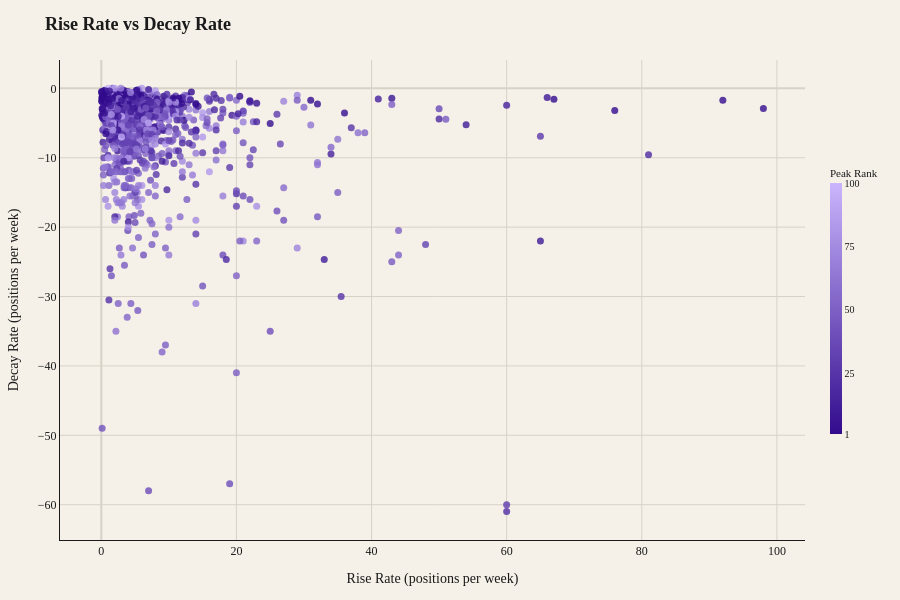

Notebook source saved alongside this figure:
### Code cell
fig = go.Figure()

fig.add_trace(go.Scatter(
    x=both_df['rise_rate'],
    y=both_df['decay_rate'],
    mode='markers',
    marker=dict(
        size=7,
        color=both_df['peak_rank'],
        colorscale=[
            [0.0,  '#320b8d'],
            [1.0,  "#cab6fd"],
        ],
        colorbar=dict(
            title=dict(text="Peak Rank", font=dict(size=11, color="#1a1a1a")),
            tickvals=[1, 25, 50, 75, 100],
            ticktext=["1", "25", "50", "75", "100"],
            tickfont=dict(size=10, color="#1a1a1a"),
            thickness=12,
            len=0.6,
            outlinewidth=0,
        ),
        cmin=1,
        cmax=100,
        line=dict(width=0),
        opacity=0.8,
    ),
    customdata=both_df[['title', 'artist', 'debut_rank', 'peak_rank', 'end_rank', 'peak_week', 'post_peak_length', 'end_week']].values,
    hovertemplate=(
        "<b>%{customdata[0]}</b><br>"
        "%{customdata[1]}<br>"
        "<br>"
        "Rise Rate: %{x:.1f}<br>"
        "Decay Rate: %{y:.1f}<br>"
        "<br>"
        "Debut: #%{customdata[2]:.0f}<br>"
        "Peak: #%{customdata[3]:.0f} (week %{customdata[5]:.0f})<br>"
        "End: #%{customdata[4]:.0f} (week %{customdata[7]:.0f})<br>"
        "<extra></extra>"
    ),
))


fig.update_layout(
    title=dict(
        text=f"<b>Rise Rate vs Decay Rate</b>",
        font=dict(family="Playfair Display, serif", size=18, color="#1a1a1a"),
    ),
    plot_bgcolor="#f5f0e8",
    paper_bgcolor="#f5f0e8",
    font=dict(family="Playfair Display, serif", color="#1a1a1a"),
    xaxis=dict(
        title="Rise Rate (positions per week)",
        gridcolor="#d8d2c6",
        linecolor="#1a1a1a",
        zerolinecolor="#d8d2c6",
    ),
    yaxis=dict(
        title="Decay Rate (positions per week)",
        gridcolor="#d8d2c6",
        linecolor="#1a1a1a",
        zerolinecolor="#d8d2c6",
    ),
    hoverlabel=dict(
        bgcolor="#1a1a1a",
        bordercolor="#1a1a1a",
        font=dict(family="Source Sans 3, sans-serif", size=11, color="#f5f0e8"),
    ),
    width=900,
    height=600,
    margin=dict(t=60, r=20, b=60, l=60),
)

### Figure 1 — Plotly figure (JSON) as saved in the notebook; plotly's stock layout.template omitted (floating-point values rounded to 4 significant figures; data arrays with more than 128 entries replaced by an {"elided": "..."} marker saying what was removed)
{"data": [{"customdata": {"elided": "1179x8 mixed values"}, "hovertemplate": "<b>%{customdata[0]}</b><br>%{customdata[1]}<br><br>Rise Rate: %{x:.1f}<br>Decay Rate: %{y:.1f}<br><br>Debut: #%{customdata[2]:.0f}<br>Peak: #%{customdata[3]:.0f} (week %{customdata[5]:.0f})<br>End: #%{customdata[4]:.0f} (week %{customdata[7]:.0f})<br><extra></extra>", "marker": {"cmax": 100, "cmin": 1, "color": {"elided": "1179 float values"}, "colorbar": {"len": 0.6, "outlinewidth": 0, "thickness": 12, "tickfont": {"color": "#1a1a1a", "size": 10}, "ticktext": ["1", "25", "50", "75", "100"], "tickvals": [1, 25, 50, 75, 100], "title": {"font": {"color": "#1a1a1a", "size": 11}, "text": "Peak Rank"}}, "colorscale": [[0, "#320b8d"], [1, "#cab6fd"]], "line": {"width": 0}, "opacity": 0.8, "size": 7}, "mode": "markers", "type": "scatter", "x": {"elided": "1179 float values"}, "y": {"elided": "1179 float values"}}], "layout": {"font": {"color": "#1a1a1a", "family": "Playfair Display, serif"}, "height": 600, "hoverlabel": {"bgcolor": "#1a1a1a", "bordercolor": "#1a1a1a", "font": {"color": "#f5f0e8", "family": "Source Sans 3, sans-serif", "size": 11}}, "margin": {"b": 60, "l": 60, "r": 20, "t": 60}, "paper_bgcolor": "#f5f0e8", "plot_bgcolor": "#f5f0e8", "title": {"font": {"color": "#1a1a1a", "family": "Playfair Display, serif", "size": 18}, "text": "<b>Rise Rate vs Decay Rate</b>"}, "width": 900, "xaxis": {"gridcolor": "#d8d2c6", "linecolor": "#1a1a1a", "title": {"text": "Rise Rate (positions per week)"}, "zerolinecolor": "#d8d2c6"}, "yaxis": {"gridcolor": "#d8d2c6", "linecolor": "#1a1a1a", "title": {"text": "Decay Rate (positions per week)"}, "zerolinecolor": "#d8d2c6"}}}
